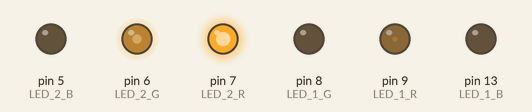
Bench run of a sketch on a simulated Arduino Uno, built with avr-gcc and run on an emulated ATmega328P. Parts: output pins drawn as LEDs (lit = HIGH).

Above: at 0.15 s.
At 7.98 s:
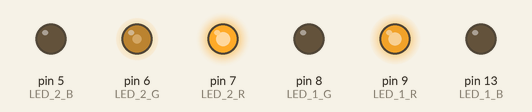
At 18.8 s:
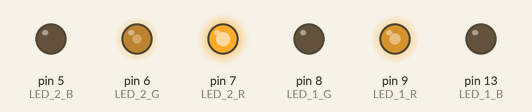
At 39.82 s:
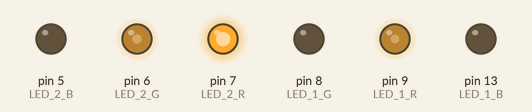
Timing chart, 0 to 40.0 s (numbered marks = the images above):
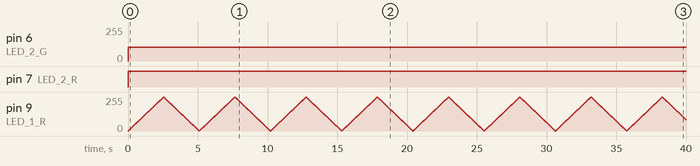

Measured:
- by itself, pin 6 (LED_2_G): 0/255 → 105/255 at 0.00 s
- by itself, pin 7 (LED_2_R): LOW → HIGH at 0.00 s

The sketch:

multicolorLed.ino
```cpp
const int LED_1_R = 9; // pin for the LED
const int LED_1_G = 8;
const int LED_1_B = 13;

const int LED_2_R = 7;
const int LED_2_G = 6;
const int LED_2_B = 5;
int i = 0; // counter

void setup() {
  pinMode(LED_1_R, OUTPUT); // tell Arduino LED is an output
  pinMode(LED_1_G, OUTPUT);
  pinMode(LED_1_B, OUTPUT);
  pinMode(LED_2_R, OUTPUT); // tell Arduino LED is an output
  pinMode(LED_2_G, OUTPUT);
  pinMode(LED_2_B, OUTPUT);

}

void loop() {
  // we have 2 for loops here the first ramps up. The second
  // ramps down.

  analogWrite(LED_2_R,255);
  analogWrite(LED_2_G, 105);
  for (i=0; i<255; i++) {
    analogWrite(LED_1_R, i);
    delay(10);
  }
  for (i=255; i > 0; i--) {
    analogWrite(LED_1_R, i);
    delay(10);
  }
}
```
